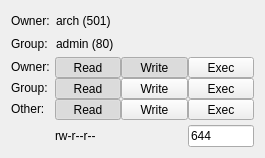
<?xml version="1.0" encoding="UTF-8"?>
<ui version="4.0">
 <class>PermissionsWidget</class>
 <widget class="QWidget" name="PermissionsWidget">
  <property name="geometry">
   <rect>
    <x>0</x>
    <y>0</y>
    <width>265</width>
    <height>176</height>
   </rect>
  </property>
  <property name="windowTitle">
   <string>Form</string>
  </property>
  <layout class="QGridLayout" name="gridLayout_2">
   <property name="sizeConstraint">
    <enum>QLayout::SetMinAndMaxSize</enum>
   </property>
   <item row="1" column="0">
    <widget class="QLabel" name="label_2">
     <property name="sizePolicy">
      <sizepolicy hsizetype="Preferred" vsizetype="Fixed">
       <horstretch>0</horstretch>
       <verstretch>0</verstretch>
      </sizepolicy>
     </property>
     <property name="text">
      <string>Group:</string>
     </property>
    </widget>
   </item>
   <item row="0" column="0">
    <widget class="QLabel" name="label">
     <property name="sizePolicy">
      <sizepolicy hsizetype="Preferred" vsizetype="Fixed">
       <horstretch>0</horstretch>
       <verstretch>0</verstretch>
      </sizepolicy>
     </property>
     <property name="text">
      <string>Owner:</string>
     </property>
    </widget>
   </item>
   <item row="0" column="1">
    <widget class="QLabel" name="user">
     <property name="sizePolicy">
      <sizepolicy hsizetype="Fixed" vsizetype="Fixed">
       <horstretch>0</horstretch>
       <verstretch>0</verstretch>
      </sizepolicy>
     </property>
     <property name="text">
      <string>arch (501)</string>
     </property>
    </widget>
   </item>
   <item row="2" column="0" colspan="3">
    <widget class="QWidget" name="widget" native="true">
     <property name="sizePolicy">
      <sizepolicy hsizetype="Expanding" vsizetype="Fixed">
       <horstretch>0</horstretch>
       <verstretch>0</verstretch>
      </sizepolicy>
     </property>
     <layout class="QGridLayout" name="gridLayout">
      <property name="sizeConstraint">
       <enum>QLayout::SetDefaultConstraint</enum>
      </property>
      <property name="margin">
       <number>0</number>
      </property>
      <property name="spacing">
       <number>0</number>
      </property>
      <item row="1" column="3">
       <widget class="QToolButton" name="writeGroup">
        <property name="sizePolicy">
         <sizepolicy hsizetype="Expanding" vsizetype="Fixed">
          <horstretch>0</horstretch>
          <verstretch>0</verstretch>
         </sizepolicy>
        </property>
        <property name="text">
         <string>Write</string>
        </property>
        <property name="checkable">
         <bool>true</bool>
        </property>
       </widget>
      </item>
      <item row="0" column="0">
       <widget class="QLabel" name="label_3">
        <property name="sizePolicy">
         <sizepolicy hsizetype="Preferred" vsizetype="Fixed">
          <horstretch>0</horstretch>
          <verstretch>0</verstretch>
         </sizepolicy>
        </property>
        <property name="text">
         <string>Owner:</string>
        </property>
       </widget>
      </item>
      <item row="1" column="0">
       <widget class="QLabel" name="label_4">
        <property name="sizePolicy">
         <sizepolicy hsizetype="Preferred" vsizetype="Fixed">
          <horstretch>0</horstretch>
          <verstretch>0</verstretch>
         </sizepolicy>
        </property>
        <property name="text">
         <string>Group:</string>
        </property>
       </widget>
      </item>
      <item row="2" column="0">
       <widget class="QLabel" name="label_5">
        <property name="sizePolicy">
         <sizepolicy hsizetype="Preferred" vsizetype="Fixed">
          <horstretch>0</horstretch>
          <verstretch>0</verstretch>
         </sizepolicy>
        </property>
        <property name="text">
         <string>Other:</string>
        </property>
       </widget>
      </item>
      <item row="2" column="4">
       <widget class="QToolButton" name="exeOther">
        <property name="sizePolicy">
         <sizepolicy hsizetype="Expanding" vsizetype="Fixed">
          <horstretch>0</horstretch>
          <verstretch>0</verstretch>
         </sizepolicy>
        </property>
        <property name="text">
         <string>Exec</string>
        </property>
        <property name="checkable">
         <bool>true</bool>
        </property>
       </widget>
      </item>
      <item row="0" column="1">
       <spacer name="horizontalSpacer">
        <property name="orientation">
         <enum>Qt::Horizontal</enum>
        </property>
        <property name="sizeType">
         <enum>QSizePolicy::Fixed</enum>
        </property>
        <property name="sizeHint" stdset="0">
         <size>
          <width>5</width>
          <height>20</height>
         </size>
        </property>
       </spacer>
      </item>
      <item row="0" column="3">
       <widget class="QToolButton" name="writeOwner">
        <property name="sizePolicy">
         <sizepolicy hsizetype="Expanding" vsizetype="Fixed">
          <horstretch>0</horstretch>
          <verstretch>0</verstretch>
         </sizepolicy>
        </property>
        <property name="text">
         <string>Write</string>
        </property>
        <property name="checkable">
         <bool>true</bool>
        </property>
        <property name="checked">
         <bool>true</bool>
        </property>
       </widget>
      </item>
      <item row="2" column="2">
       <widget class="QToolButton" name="readOther">
        <property name="sizePolicy">
         <sizepolicy hsizetype="Expanding" vsizetype="Fixed">
          <horstretch>0</horstretch>
          <verstretch>0</verstretch>
         </sizepolicy>
        </property>
        <property name="text">
         <string>Read</string>
        </property>
        <property name="checkable">
         <bool>true</bool>
        </property>
        <property name="checked">
         <bool>true</bool>
        </property>
       </widget>
      </item>
      <item row="2" column="3">
       <widget class="QToolButton" name="writeOther">
        <property name="sizePolicy">
         <sizepolicy hsizetype="Expanding" vsizetype="Fixed">
          <horstretch>0</horstretch>
          <verstretch>0</verstretch>
         </sizepolicy>
        </property>
        <property name="text">
         <string>Write</string>
        </property>
        <property name="checkable">
         <bool>true</bool>
        </property>
       </widget>
      </item>
      <item row="0" column="4">
       <widget class="QToolButton" name="exeOwner">
        <property name="sizePolicy">
         <sizepolicy hsizetype="Expanding" vsizetype="Fixed">
          <horstretch>0</horstretch>
          <verstretch>0</verstretch>
         </sizepolicy>
        </property>
        <property name="text">
         <string>Exec</string>
        </property>
        <property name="checkable">
         <bool>true</bool>
        </property>
       </widget>
      </item>
      <item row="1" column="2">
       <widget class="QToolButton" name="readGroup">
        <property name="sizePolicy">
         <sizepolicy hsizetype="Expanding" vsizetype="Fixed">
          <horstretch>0</horstretch>
          <verstretch>0</verstretch>
         </sizepolicy>
        </property>
        <property name="text">
         <string>Read</string>
        </property>
        <property name="checkable">
         <bool>true</bool>
        </property>
        <property name="checked">
         <bool>true</bool>
        </property>
       </widget>
      </item>
      <item row="4" column="4">
       <widget class="QLineEdit" name="numericPermissions">
        <property name="sizePolicy">
         <sizepolicy hsizetype="Ignored" vsizetype="Fixed">
          <horstretch>0</horstretch>
          <verstretch>0</verstretch>
         </sizepolicy>
        </property>
        <property name="text">
         <string>644</string>
        </property>
       </widget>
      </item>
      <item row="1" column="4">
       <widget class="QToolButton" name="exeGroup">
        <property name="sizePolicy">
         <sizepolicy hsizetype="Expanding" vsizetype="Fixed">
          <horstretch>0</horstretch>
          <verstretch>0</verstretch>
         </sizepolicy>
        </property>
        <property name="text">
         <string>Exec</string>
        </property>
        <property name="checkable">
         <bool>true</bool>
        </property>
       </widget>
      </item>
      <item row="0" column="2">
       <widget class="QToolButton" name="readOwner">
        <property name="sizePolicy">
         <sizepolicy hsizetype="Expanding" vsizetype="Fixed">
          <horstretch>0</horstretch>
          <verstretch>0</verstretch>
         </sizepolicy>
        </property>
        <property name="text">
         <string>Read</string>
        </property>
        <property name="checkable">
         <bool>true</bool>
        </property>
        <property name="checked">
         <bool>true</bool>
        </property>
       </widget>
      </item>
      <item row="3" column="3">
       <spacer name="verticalSpacer">
        <property name="orientation">
         <enum>Qt::Vertical</enum>
        </property>
        <property name="sizeType">
         <enum>QSizePolicy::Fixed</enum>
        </property>
        <property name="sizeHint" stdset="0">
         <size>
          <width>20</width>
          <height>5</height>
         </size>
        </property>
       </spacer>
      </item>
      <item row="4" column="2" colspan="2">
       <widget class="QLabel" name="textPermissions">
        <property name="sizePolicy">
         <sizepolicy hsizetype="Expanding" vsizetype="Preferred">
          <horstretch>0</horstretch>
          <verstretch>0</verstretch>
         </sizepolicy>
        </property>
        <property name="text">
         <string>rw-r--r--</string>
        </property>
       </widget>
      </item>
     </layout>
    </widget>
   </item>
   <item row="1" column="1">
    <widget class="QLabel" name="group">
     <property name="sizePolicy">
      <sizepolicy hsizetype="Fixed" vsizetype="Fixed">
       <horstretch>0</horstretch>
       <verstretch>0</verstretch>
      </sizepolicy>
     </property>
     <property name="text">
      <string>admin (80)</string>
     </property>
    </widget>
   </item>
   <item row="0" column="2">
    <spacer name="horizontalSpacer_2">
     <property name="orientation">
      <enum>Qt::Horizontal</enum>
     </property>
     <property name="sizeHint" stdset="0">
      <size>
       <width>40</width>
       <height>20</height>
      </size>
     </property>
    </spacer>
   </item>
  </layout>
 </widget>
 <resources/>
 <connections/>
</ui>
